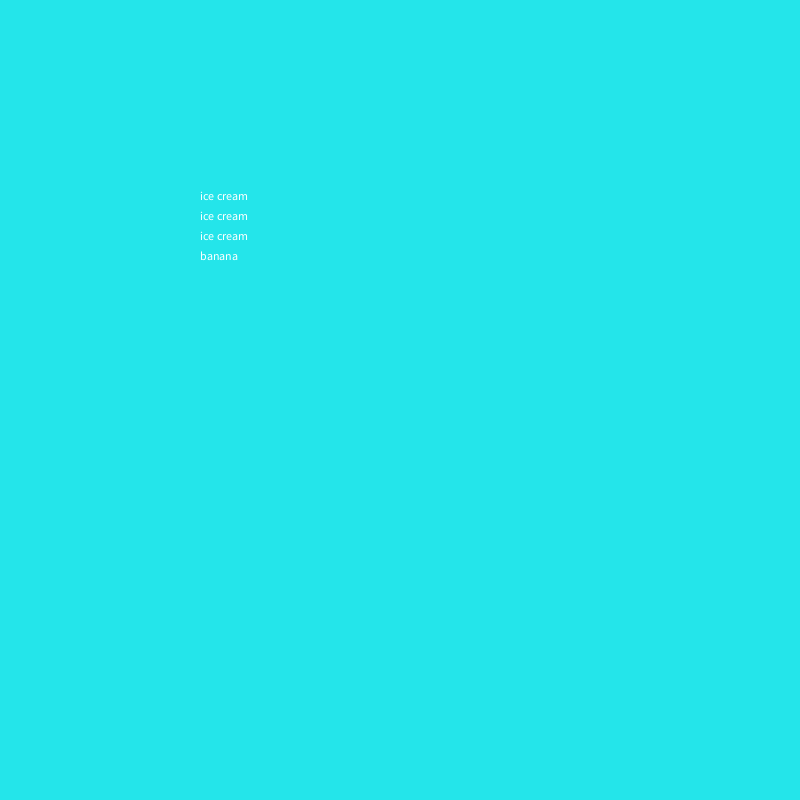
Frame 1 (no input)
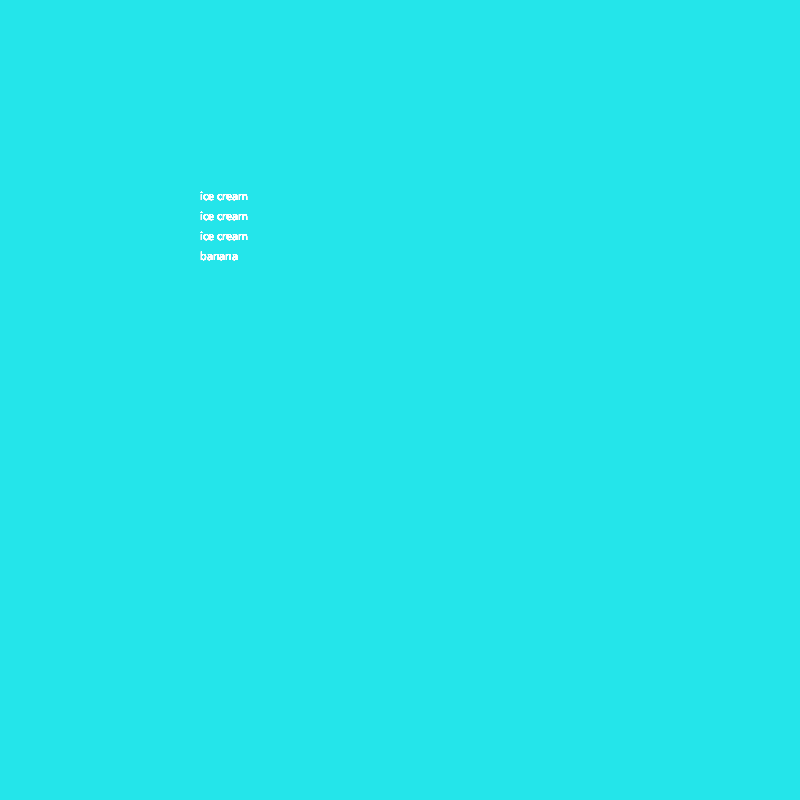
Frame 60 (the mouse pressed at the canvas centre just before this capture)
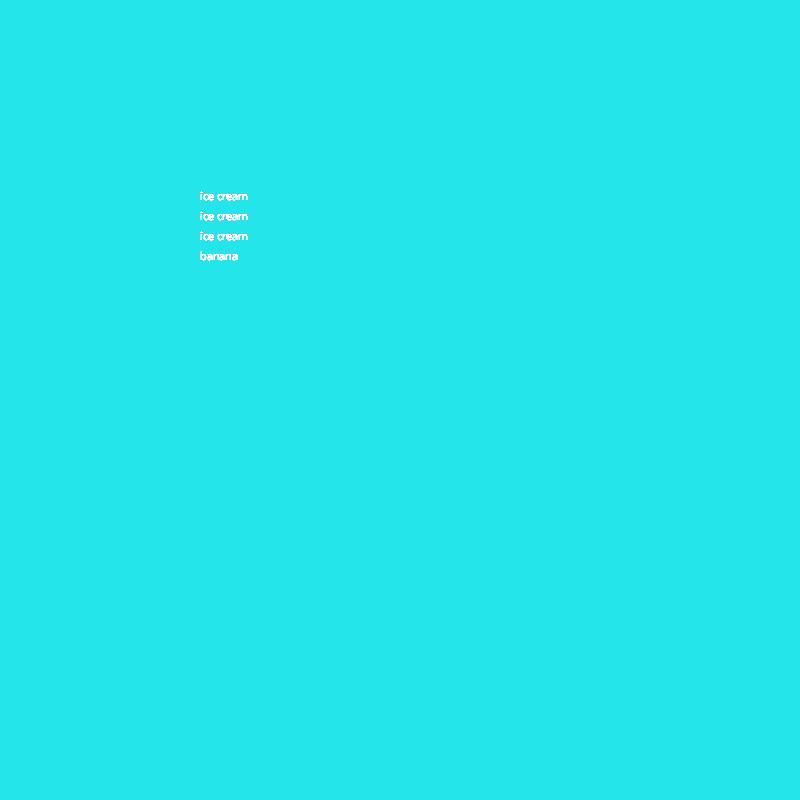
Frame 120 (the mouse held since frame 60 and released just before this capture)

The Processing sketch that drew these frames (run headless with seeded random() and noise(); from frame 60 on, the mouse is pressed at the canvas centre):

// Processing sketch: Banana_Split
// ── Banana_Split.pde
String food;
void setup(){
food=("ice cream");
background(36,229,234);
size(800,800);     
}

void draw(){
 text(food, 200, 200); 
 text(food, 200, 220); 
 text(food, 200, 240);
 text("banana",200,260);
}  
